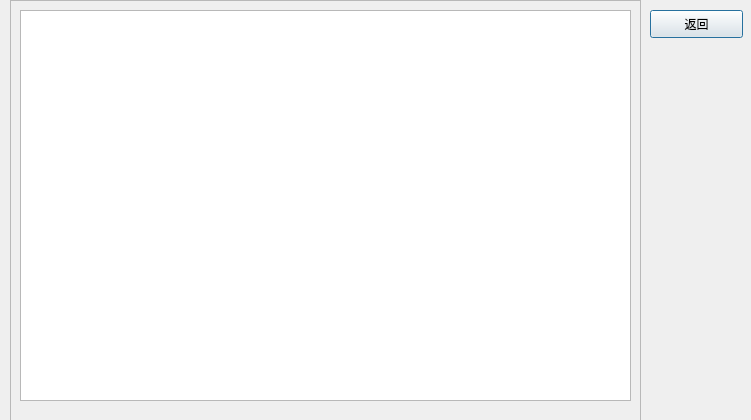
<?xml version="1.0" encoding="UTF-8"?>
<ui version="4.0">
 <class>ridder</class>
 <widget class="QDialog" name="ridder">
  <property name="geometry">
   <rect>
    <x>0</x>
    <y>0</y>
    <width>751</width>
    <height>420</height>
   </rect>
  </property>
  <property name="windowTitle">
   <string>Welcome!</string>
  </property>
  <widget class="QFrame" name="frame">
   <property name="geometry">
    <rect>
     <x>10</x>
     <y>0</y>
     <width>631</width>
     <height>421</height>
    </rect>
   </property>
   <property name="frameShape">
    <enum>QFrame::StyledPanel</enum>
   </property>
   <property name="frameShadow">
    <enum>QFrame::Raised</enum>
   </property>
   <widget class="QTableView" name="tableView">
    <property name="geometry">
     <rect>
      <x>10</x>
      <y>10</y>
      <width>611</width>
      <height>391</height>
     </rect>
    </property>
   </widget>
  </widget>
  <widget class="QPushButton" name="pushButton_5">
   <property name="geometry">
    <rect>
     <x>650</x>
     <y>10</y>
     <width>93</width>
     <height>28</height>
    </rect>
   </property>
   <property name="text">
    <string>返回</string>
   </property>
  </widget>
 </widget>
 <resources/>
 <connections/>
</ui>
